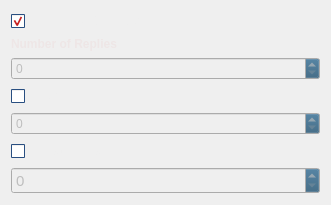
   <widget class="QWidget" name="layoutWidget_3">
    <property name="geometry">
     <rect>
      <x>320</x>
      <y>120</y>
      <width>331</width>
      <height>201</height>
     </rect>
    </property>
    <layout class="QGridLayout" name="gridLayout">
     <item row="0" column="0">
      <widget class="QCheckBox" name="inf_count">
       <property name="baseSize">
        <size>
         <width>0</width>
         <height>0</height>
        </size>
       </property>
       <property name="palette">
        <palette>
         <active>
          <colorrole role="WindowText">
           <brush brushstyle="SolidPattern">
            <color alpha="255">
             <red>239</red>
             <green>239</green>
             <blue>239</blue>
            </color>
           </brush>
          </colorrole>
          <colorrole role="Button">
           <brush brushstyle="SolidPattern">
            <color alpha="0">
             <red>191</red>
             <green>64</green>
             <blue>64</blue>
            </color>
           </brush>
          </colorrole>
          <colorrole role="Text">
           <brush brushstyle="SolidPattern">
            <color alpha="255">
             <red>239</red>
             <green>41</green>
             <blue>41</blue>
            </color>
           </brush>
          </colorrole>
          <colorrole role="BrightText">
           <brush brushstyle="SolidPattern">
            <color alpha="255">
             <red>239</red>
             <green>41</green>
             <blue>41</blue>
            </color>
           </brush>
          </colorrole>
          <colorrole role="Window">
           <brush brushstyle="SolidPattern">
            <color alpha="255">
             <red>52</red>
             <green>101</green>
             <blue>164</blue>
            </color>
           </brush>
          </colorrole>
          <colorrole role="PlaceholderText">
           <brush brushstyle="NoBrush">
            <color alpha="128">
             <red>0</red>
             <green>0</green>
             <blue>0</blue>
            </color>
           </brush>
          </colorrole>
         </active>
         <inactive>
          <colorrole role="WindowText">
           <brush brushstyle="SolidPattern">
            <color alpha="255">
             <red>239</red>
             <green>239</green>
             <blue>239</blue>
            </color>
           </brush>
          </colorrole>
          <colorrole role="Button">
           <brush brushstyle="SolidPattern">
            <color alpha="0">
             <red>191</red>
             <green>64</green>
             <blue>64</blue>
            </color>
           </brush>
          </colorrole>
          <colorrole role="Text">
           <brush brushstyle="SolidPattern">
            <color alpha="255">
             <red>239</red>
             <green>41</green>
             <blue>41</blue>
            </color>
           </brush>
          </colorrole>
          <colorrole role="BrightText">
           <brush brushstyle="SolidPattern">
            <color alpha="255">
             <red>239</red>
             <green>41</green>
             <blue>41</blue>
            </color>
           </brush>
          </colorrole>
          <colorrole role="Window">
           <brush brushstyle="SolidPattern">
            <color alpha="255">
             <red>52</red>
             <green>101</green>
             <blue>164</blue>
            </color>
           </brush>
          </colorrole>
          <colorrole role="PlaceholderText">
           <brush brushstyle="NoBrush">
            <color alpha="128">
             <red>239</red>
             <green>41</green>
             <blue>41</blue>
            </color>
           </brush>
          </colorrole>
         </inactive>
         <disabled>
          <colorrole role="WindowText">
           <brush brushstyle="SolidPattern">
            <color alpha="255">
             <red>127</red>
             <green>127</green>
             <blue>127</blue>
            </color>
           </brush>
          </colorrole>
          <colorrole role="Button">
           <brush brushstyle="SolidPattern">
            <color alpha="0">
             <red>191</red>
             <green>64</green>
             <blue>64</blue>
            </color>
           </brush>
          </colorrole>
          <colorrole role="Text">
           <brush brushstyle="SolidPattern">
            <color alpha="255">
             <red>127</red>
             <green>127</green>
             <blue>127</blue>
            </color>
           </brush>
          </colorrole>
          <colorrole role="BrightText">
           <brush brushstyle="SolidPattern">
            <color alpha="255">
             <red>239</red>
             <green>41</green>
             <blue>41</blue>
            </color>
           </brush>
          </colorrole>
          <colorrole role="Window">
           <brush brushstyle="SolidPattern">
            <color alpha="255">
             <red>52</red>
             <green>101</green>
             <blue>164</blue>
            </color>
           </brush>
          </colorrole>
          <colorrole role="PlaceholderText">
           <brush brushstyle="NoBrush">
            <color alpha="128">
             <red>0</red>
             <green>0</green>
             <blue>0</blue>
            </color>
           </brush>
          </colorrole>
         </disabled>
        </palette>
       </property>
       <property name="font">
        <font>
         <weight>75</weight>
         <bold>true</bold>
        </font>
       </property>
       <property name="toolTip">
        <string>Send unlimited requests to the destination</string>
       </property>
       <property name="autoFillBackground">
        <bool>true</bool>
       </property>
       <property name="text">
        <string>Unlimited Requests</string>
       </property>
       <property name="checked">
        <bool>true</bool>
       </property>
      </widget>
     </item>
     <item row="5" column="0">
      <widget class="QSpinBox" name="bytes_count_spinBox">
       <property name="enabled">
        <bool>false</bool>
       </property>
       <property name="palette">
        <palette>
         <active>
          <colorrole role="Button">
           <brush brushstyle="SolidPattern">
            <color alpha="255">
             <red>43</red>
             <green>88</green>
             <blue>118</blue>
            </color>
           </brush>
          </colorrole>
         </active>
         <inactive>
          <colorrole role="Button">
           <brush brushstyle="SolidPattern">
            <color alpha="255">
             <red>43</red>
             <green>88</green>
             <blue>118</blue>
            </color>
           </brush>
          </colorrole>
         </inactive>
         <disabled>
          <colorrole role="Button">
           <brush brushstyle="SolidPattern">
            <color alpha="255">
             <red>43</red>
             <green>88</green>
             <blue>118</blue>
            </color>
           </brush>
          </colorrole>
         </disabled>
        </palette>
       </property>
       <property name="toolTip">
        <string>Specifies the number of data bytes to be sent</string>
       </property>
       <property name="readOnly">
        <bool>false</bool>
       </property>
       <property name="correctionMode">
        <enum>QAbstractSpinBox::CorrectToNearestValue</enum>
       </property>
       <property name="maximum">
        <number>1000</number>
       </property>
      </widget>
     </item>
     <item row="4" column="0">
      <widget class="QCheckBox" name="bytes_check">
       <property name="baseSize">
        <size>
         <width>0</width>
         <height>0</height>
        </size>
       </property>
       <property name="palette">
        <palette>
         <active>
          <colorrole role="WindowText">
           <brush brushstyle="SolidPattern">
            <color alpha="255">
             <red>239</red>
             <green>239</green>
             <blue>239</blue>
            </color>
           </brush>
          </colorrole>
          <colorrole role="Button">
           <brush brushstyle="SolidPattern">
            <color alpha="0">
             <red>191</red>
             <green>64</green>
             <blue>64</blue>
            </color>
           </brush>
          </colorrole>
          <colorrole role="Text">
           <brush brushstyle="SolidPattern">
            <color alpha="255">
             <red>239</red>
             <green>41</green>
             <blue>41</blue>
            </color>
           </brush>
          </colorrole>
          <colorrole role="BrightText">
           <brush brushstyle="SolidPattern">
            <color alpha="255">
             <red>239</red>
             <green>41</green>
             <blue>41</blue>
            </color>
           </brush>
          </colorrole>
          <colorrole role="Window">
           <brush brushstyle="SolidPattern">
            <color alpha="255">
             <red>52</red>
             <green>101</green>
             <blue>164</blue>
            </color>
           </brush>
          </colorrole>
          <colorrole role="PlaceholderText">
           <brush brushstyle="NoBrush">
            <color alpha="128">
             <red>0</red>
             <green>0</green>
             <blue>0</blue>
            </color>
           </brush>
          </colorrole>
         </active>
         <inactive>
          <colorrole role="WindowText">
           <brush brushstyle="SolidPattern">
            <color alpha="255">
             <red>239</red>
             <green>239</green>
             <blue>239</blue>
            </color>
           </brush>
          </colorrole>
          <colorrole role="Button">
           <brush brushstyle="SolidPattern">
            <color alpha="0">
             <red>191</red>
             <green>64</green>
             <blue>64</blue>
            </color>
           </brush>
          </colorrole>
          <colorrole role="Text">
           <brush brushstyle="SolidPattern">
            <color alpha="255">
             <red>239</red>
             <green>41</green>
             <blue>41</blue>
            </color>
           </brush>
          </colorrole>
          <colorrole role="BrightText">
           <brush brushstyle="SolidPattern">
            <color alpha="255">
             <red>239</red>
             <green>41</green>
             <blue>41</blue>
            </color>
           </brush>
          </colorrole>
          <colorrole role="Window">
           <brush brushstyle="SolidPattern">
            <color alpha="255">
             <red>52</red>
             <green>101</green>
             <blue>164</blue>
            </color>
           </brush>
          </colorrole>
          <colorrole role="PlaceholderText">
           <brush brushstyle="NoBrush">
            <color alpha="128">
             <red>239</red>
             <green>41</green>
             <blue>41</blue>
            </color>
           </brush>
          </colorrole>
         </inactive>
         <disabled>
          <colorrole role="WindowText">
           <brush brushstyle="SolidPattern">
            <color alpha="255">
             <red>127</red>
             <green>127</green>
             <blue>127</blue>
            </color>
           </brush>
          </colorrole>
          <colorrole role="Button">
           <brush brushstyle="SolidPattern">
            <color alpha="0">
             <red>191</red>
             <green>64</green>
             <blue>64</blue>
            </color>
           </brush>
          </colorrole>
          <colorrole role="Text">
           <brush brushstyle="SolidPattern">
            <color alpha="255">
             <red>127</red>
             <green>127</green>
             <blue>127</blue>
            </color>
           </brush>
          </colorrole>
          <colorrole role="BrightText">
           <brush brushstyle="SolidPattern">
            <color alpha="255">
             <red>239</red>
             <green>41</green>
             <blue>41</blue>
            </color>
           </brush>
          </colorrole>
          <colorrole role="Window">
           <brush brushstyle="SolidPattern">
            <color alpha="255">
             <red>52</red>
             <green>101</green>
             <blue>164</blue>
            </color>
           </brush>
          </colorrole>
          <colorrole role="PlaceholderText">
           <brush brushstyle="NoBrush">
            <color alpha="128">
             <red>0</red>
             <green>0</green>
             <blue>0</blue>
            </color>
           </brush>
          </colorrole>
         </disabled>
        </palette>
       </property>
       <property name="font">
        <font>
         <weight>75</weight>
         <bold>true</bold>
        </font>
       </property>
       <property name="toolTip">
        <string>Specify number of data bytes to be sent</string>
       </property>
       <property name="autoFillBackground">
        <bool>true</bool>
       </property>
       <property name="text">
        <string>Bytes</string>
       </property>
       <property name="checked">
        <bool>false</bool>
       </property>
      </widget>
     </item>
     <item row="2" column="0" rowspan="2">
      <widget class="QSpinBox" name="count_spinBox">
       <property name="enabled">
        <bool>false</bool>
       </property>
       <property name="palette">
        <palette>
         <active>
          <colorrole role="Button">
           <brush brushstyle="SolidPattern">
            <color alpha="255">
             <red>43</red>
             <green>88</green>
             <blue>118</blue>
            </color>
           </brush>
          </colorrole>
         </active>
         <inactive>
          <colorrole role="Button">
           <brush brushstyle="SolidPattern">
            <color alpha="255">
             <red>43</red>
             <green>88</green>
             <blue>118</blue>
            </color>
           </brush>
          </colorrole>
         </inactive>
         <disabled>
          <colorrole role="Button">
           <brush brushstyle="SolidPattern">
            <color alpha="255">
             <red>43</red>
             <green>88</green>
             <blue>118</blue>
            </color>
           </brush>
          </colorrole>
         </disabled>
        </palette>
       </property>
       <property name="toolTip">
        <string>Stop after sending N packets</string>
       </property>
       <property name="maximum">
        <number>1000</number>
       </property>
      </widget>
     </item>
     <item row="6" column="0">
      <widget class="QCheckBox" name="ttl_check">
       <property name="baseSize">
        <size>
         <width>0</width>
         <height>0</height>
        </size>
       </property>
       <property name="palette">
        <palette>
         <active>
          <colorrole role="WindowText">
           <brush brushstyle="SolidPattern">
            <color alpha="255">
             <red>239</red>
             <green>239</green>
             <blue>239</blue>
            </color>
           </brush>
          </colorrole>
          <colorrole role="Button">
           <brush brushstyle="SolidPattern">
            <color alpha="0">
             <red>191</red>
             <green>64</green>
             <blue>64</blue>
            </color>
           </brush>
          </colorrole>
          <colorrole role="Text">
           <brush brushstyle="SolidPattern">
            <color alpha="255">
             <red>239</red>
             <green>41</green>
             <blue>41</blue>
            </color>
           </brush>
          </colorrole>
          <colorrole role="BrightText">
           <brush brushstyle="SolidPattern">
            <color alpha="255">
             <red>239</red>
             <green>41</green>
             <blue>41</blue>
            </color>
           </brush>
          </colorrole>
          <colorrole role="Window">
           <brush brushstyle="SolidPattern">
            <color alpha="255">
             <red>52</red>
             <green>101</green>
             <blue>164</blue>
            </color>
           </brush>
          </colorrole>
          <colorrole role="PlaceholderText">
           <brush brushstyle="NoBrush">
            <color alpha="128">
             <red>0</red>
             <green>0</green>
             <blue>0</blue>
            </color>
           </brush>
          </colorrole>
         </active>
         <inactive>
          <colorrole role="WindowText">
           <brush brushstyle="SolidPattern">
            <color alpha="255">
             <red>239</red>
             <green>239</green>
             <blue>239</blue>
            </color>
           </brush>
          </colorrole>
          <colorrole role="Button">
           <brush brushstyle="SolidPattern">
            <color alpha="0">
             <red>191</red>
             <green>64</green>
             <blue>64</blue>
            </color>
           </brush>
          </colorrole>
          <colorrole role="Text">
           <brush brushstyle="SolidPattern">
            <color alpha="255">
             <red>239</red>
             <green>41</green>
             <blue>41</blue>
            </color>
           </brush>
          </colorrole>
          <colorrole role="BrightText">
           <brush brushstyle="SolidPattern">
            <color alpha="255">
             <red>239</red>
             <green>41</green>
             <blue>41</blue>
            </color>
           </brush>
          </colorrole>
          <colorrole role="Window">
           <brush brushstyle="SolidPattern">
            <color alpha="255">
             <red>52</red>
             <green>101</green>
             <blue>164</blue>
            </color>
           </brush>
          </colorrole>
          <colorrole role="PlaceholderText">
           <brush brushstyle="NoBrush">
            <color alpha="128">
             <red>239</red>
             <green>41</green>
             <blue>41</blue>
            </color>
           </brush>
          </colorrole>
         </inactive>
         <disabled>
          <colorrole role="WindowText">
           <brush brushstyle="SolidPattern">
            <color alpha="255">
             <red>127</red>
             <green>127</green>
             <blue>127</blue>
            </color>
           </brush>
          </colorrole>
          <colorrole role="Button">
           <brush brushstyle="SolidPattern">
            <color alpha="0">
             <red>191</red>
             <green>64</green>
             <blue>64</blue>
            </color>
           </brush>
          </colorrole>
          <colorrole role="Text">
           <brush brushstyle="SolidPattern">
            <color alpha="255">
             <red>127</red>
             <green>127</green>
             <blue>127</blue>
            </color>
           </brush>
          </colorrole>
          <colorrole role="BrightText">
           <brush brushstyle="SolidPattern">
            <color alpha="255">
             <red>239</red>
             <green>41</green>
             <blue>41</blue>
            </color>
           </brush>
          </colorrole>
          <colorrole role="Window">
           <brush brushstyle="SolidPattern">
            <color alpha="255">
             <red>52</red>
             <green>101</green>
             <blue>164</blue>
            </color>
           </brush>
          </colorrole>
          <colorrole role="PlaceholderText">
           <brush brushstyle="NoBrush">
            <color alpha="128">
             <red>0</red>
             <green>0</green>
             <blue>0</blue>
            </color>
           </brush>
          </colorrole>
         </disabled>
        </palette>
       </property>
       <property name="font">
        <font>
         <weight>75</weight>
         <bold>true</bold>
        </font>
       </property>
       <property name="toolTip">
        <string>Number of hops before returning a failed attempt</string>
       </property>
       <property name="autoFillBackground">
        <bool>true</bool>
       </property>
       <property name="text">
        <string>Time to Live</string>
       </property>
       <property name="checked">
        <bool>false</bool>
       </property>
      </widget>
     </item>
     <item row="7" column="0">
      <widget class="QSpinBox" name="ttl_spinBox">
       <property name="enabled">
        <bool>false</bool>
       </property>
       <property name="palette">
        <palette>
         <active>
          <colorrole role="Button">
           <brush brushstyle="SolidPattern">
            <color alpha="255">
             <red>43</red>
             <green>88</green>
             <blue>118</blue>
            </color>
           </brush>
          </colorrole>
         </active>
         <inactive>
          <colorrole role="Button">
           <brush brushstyle="SolidPattern">
            <color alpha="255">
             <red>43</red>
             <green>88</green>
             <blue>118</blue>
            </color>
           </brush>
          </colorrole>
         </inactive>
         <disabled>
          <colorrole role="Button">
           <brush brushstyle="SolidPattern">
            <color alpha="255">
             <red>43</red>
             <green>88</green>
             <blue>118</blue>
            </color>
           </brush>
          </colorrole>
         </disabled>
        </palette>
       </property>
       <property name="font">
        <font>
         <pointsize>11</pointsize>
        </font>
       </property>
       <property name="correctionMode">
        <enum>QAbstractSpinBox::CorrectToNearestValue</enum>
       </property>
       <property name="maximum">
        <number>255</number>
       </property>
       <property name="displayIntegerBase">
        <number>10</number>
       </property>
      </widget>
     </item>
     <item row="1" column="0">
      <widget class="QLabel" name="label">
       <property name="font">
        <font>
         <weight>75</weight>
         <bold>true</bold>
        </font>
       </property>
       <property name="styleSheet">
        <string notr="true">QLabel{
	background-color: rgba(64, 213, 191, 0);

color: rgb(238, 230, 230);
	}</string>
       </property>
       <property name="text">
        <string>Number of Replies</string>
       </property>
      </widget>
     </item>
    </layout>
   </widget>
